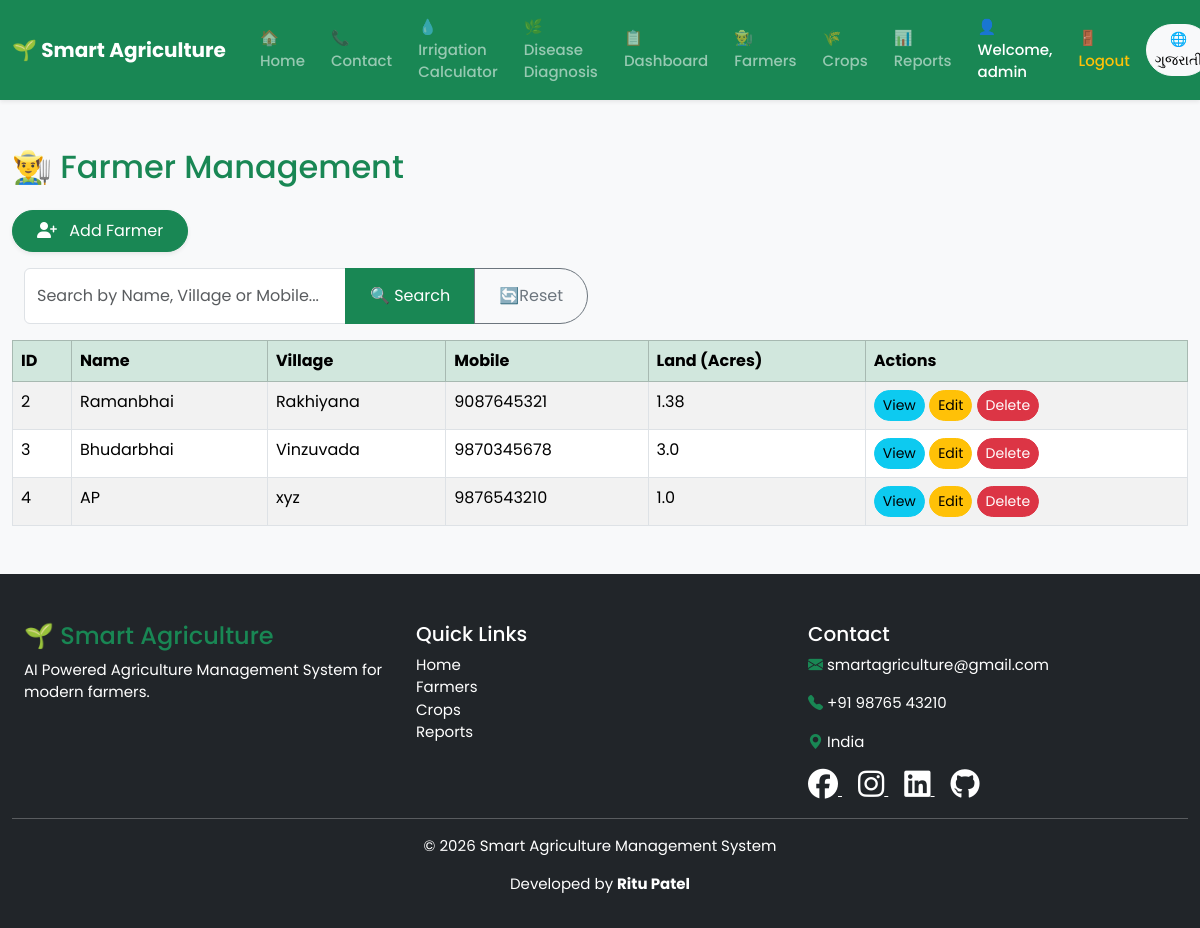
The app's page /farmers (signed in) with its own data.
### models.py (models this page shows, shortened)
class Farmer(db.Model):
    __tablename__ = "farmers"
    id = db.Column(db.Integer, primary_key=True)
    name = db.Column(db.String(100), nullable=False)
    village = db.Column(db.String(100), nullable=False)
    mobile = db.Column(db.String(15), nullable=False)
    land = db.Column(db.Float, nullable=False)
    crops = db.relationship(
        "Crop",
        backref="farmer",
        lazy=True
    )

### app.py (the view)
@app.route("/farmers")
@login_required
def farmers():
    search = request.args.get("search", "").strip()
    if search:
        all_farmers = Farmer.query.filter(
            Farmer.name.ilike(f"%{search}%")
        ).all()
    else:
        all_farmers = Farmer.query.all()
    return render_template(
        "farmers.html",
        farmers=all_farmers,
        search=search
    )

### app.py (called while the page is built)
def login_required(f):
    @wraps(f)
    def decorated_function(*args, **kwargs):
        if "admin" not in session:
            return redirect(url_for("login"))
        return f(*args, **kwargs)
    return decorated_function

### templates/farmers.html (shortened to what this page needs)
{% extends 'base.html' %}
{% block content %}
<div class="container mt-5">
    <h2 class="mb-4 text-success">
        <span class="lang-en">👨‍🌾 Farmer Management</span>
    </h2>
    <a href="{{ url_for('add_farmer') }}"
       class="btn btn-success px-4 py-2 shadow-sm rounded-pill mb-3">
        <i class="fas fa-user-plus me-2"></i>
        <span class="lang-en">Add Farmer</span>
    </a>
    <div class="row mb-3">
        <div class="col-md-6">
            <form method="GET">
                <div class="input-group">
                    <input
                        type="text"
                        name="search"
                        class="form-control"
                        placeholder="Search by Name, Village or Mobile..."
                        value="{{ search }}">
                    <button type="submit" class="btn btn-success px-4">
                        🔍
                        <span class="lang-en">Search</span>
                    </button>
                    <a href="{{ url_for('farmers') }}"
                       class="btn btn-outline-secondary d-flex align-items-center justify-content-center px-4">
                        🔄
                        <span class="lang-en">Reset</span>
                    </a>
                </div>
            </form>
        </div>
    </div>
    <table class="table table-bordered table-striped">
        <thead class="table-success">
            <tr>
                <th>
                    <span class="lang-en">ID</span>
                </th>
                <th>
                    <span class="lang-en">Name</span>
                </th>
                <th>
                    <span class="lang-en">Village</span>
                </th>
                <th>
                    <span class="lang-en">Mobile</span>
                </th>
                <th>
                    <span class="lang-en">Land (Acres)</span>
                </th>
                <th>
                    <span class="lang-en">Actions</span>
                </th>
            </tr>
        </thead>
        <tbody>
        {% for farmer in farmers %}
            <tr>
                <td>{{ farmer.id }}</td>
                <td>{{ farmer.name }}</td>
                <td>{{ farmer.village }}</td>
                <td>{{ farmer.mobile }}</td>
                <td>{{ farmer.land }}</td>
                <td>
                    <a href="{{ url_for('farmer_details', id=farmer.id) }}"
                       class="btn btn-info btn-sm">
                        <span class="lang-en">View</span>
                    </a>
                    <a href="{{ url_for('edit_farmer', id=farmer.id) }}"
                       class="btn btn-warning btn-sm">
                        <span class="lang-en">Edit</span>
                    </a>
                    <a href="{{ url_for('delete_farmer', id=farmer.id) }}"
                       class="btn btn-danger btn-sm"
                       onclick="return confirmDeleteFarmer();">
                        <span class="lang-en">Delete</span>
                    </a>
                </td>
            </tr>
        {% endfor %}
        </tbody>
    </table>
</div>
{% endblock %}

### static/css/style.css (style rules this page uses)
.row { margin-left:0; margin-right:0; }
html, body { overflow-x: hidden; width: 100%; }
.container, .container-fluid, .row { max-width: 100%; }
.btn { border-radius:30px; }
body { font-family:'Poppins',sans-serif; background:#f8f9fa; }
.btn-success { padding:15px 35px; border-radius:50px; }

### records on screen
Farmer: id "2", name "Ramanbhai", village "Rakhiyana", mobile "9087645321", land "1.38"
Farmer: id "3", name "Bhudarbhai", village "Vinzuvada", mobile "9870345678", land "3.0"
Farmer: id "4", name "AP", village "xyz", mobile "9876543210", land "1.0"

### other values on screen
{{ session['admin'] }} "admin"
